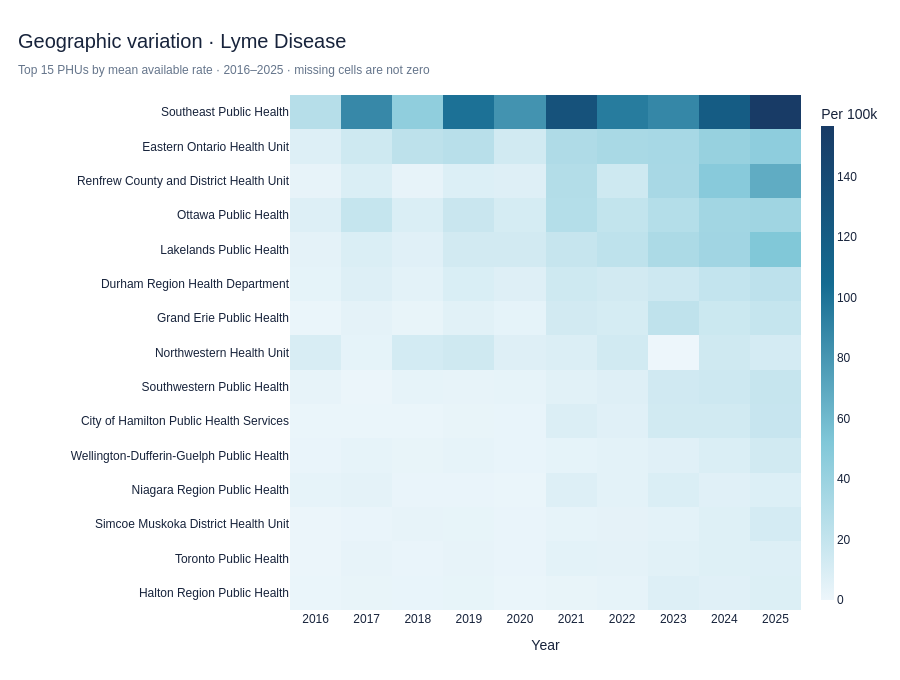

Write notebook code for a chart like this one.
### Markdown cell above
### 06 | Geographic Variation: PHU × Year Rate Heatmap

**Question:** Where and when have high reported rates occurred for one selected disease?  
**Metric:** PHO's **reported rate per 100,000** for the same disease at the local PHU level. `Ontario` and `Canada` summary rows are intentionally excluded.  
**Display:** Up to 15 PHUs ordered by their average **available** rate; this is a focused comparison, **not** a map or an all-PHU ranking. Missing rates remain blank (not zero).

### Code cell
# ============================================================
# 06 | Chart 3 — PHU-Year Rate Heatmap
# ============================================================
if GEO_DISEASE not in phu["Disease"].values:
    raise ValueError(f"Unknown GEO_DISEASE: {GEO_DISEASE}")

g = phu.loc[phu["Disease"].eq(GEO_DISEASE),
            ["Public health unit", "Year", "Rate per 100,000"]].copy()
g["Rate per 100,000"] = pd.to_numeric(g["Rate per 100,000"], errors="coerce")
phu_order = (g.groupby("Public health unit")["Rate per 100,000"]
             .mean().dropna().nlargest(MAX_PHUS_IN_HEATMAP).index.tolist())
heat = (g.loc[g["Public health unit"].isin(phu_order)]
        .pivot(index="Public health unit", columns="Year", values="Rate per 100,000")
        .reindex(index=phu_order, columns=years))
if heat.empty or heat.notna().sum().sum() == 0:
    raise ValueError("Selected disease has no comparable PHU rate observations.")

fig = px.imshow(
    heat, aspect="auto", color_continuous_scale=["#EDF6FB", "#80C7D8", "#146B91", "#183B66"],
    labels={"color": "Rate / 100k", "x": "Year", "y": "Public health unit"},
)
fig.update_traces(hovertemplate="<b>%{y}</b><br>Year: %{x}<br>Rate: %{z:.2f} per 100,000<extra></extra>")
fig.update_xaxes(title="Year", type="category")
fig.update_yaxes(title=None, showgrid=False, autorange="reversed")
fig = finish_chart(fig, f"Geographic variation · {GEO_DISEASE}",
                   f"Top {len(phu_order)} PHUs by mean available rate · 2016–2025 · missing cells are not zero",
                   height=680, left_margin=290)
fig.update_layout(coloraxis_colorbar={"title": "Per 100k", "thickness": 13})
show_chart(fig, "03_phu_rate_heatmap")

### Figure 1 — Plotly figure (JSON) as saved in the notebook; plotly's stock layout.template omitted (floating-point values rounded to 4 significant figures; data arrays with more than 128 entries replaced by an {"elided": "..."} marker saying what was removed)
{"data": [{"coloraxis": "coloraxis", "hovertemplate": "<b>%{y}</b><br>Year: %{x}<br>Rate: %{z:.2f} per 100,000<extra></extra>", "name": "0", "type": "heatmap", "x": [2016, 2017, 2018, 2019, 2020, 2021, 2022, 2023, 2024, 2025], "xaxis": "x", "y": ["Southeast Public Health", "Eastern Ontario Health Unit", "Renfrew County and District Health Unit", "Ottawa Public Health", "Lakelands Public Health", "Durham Region Health Department", "Grand Erie Public Health", "Northwestern Health Unit", "Southwestern Public Health", "City of Hamilton Public Health Services", "Wellington-Dufferin-Guelph Public Health", "Niagara Region Public Health", "Simcoe Muskoka District Health Unit", "Toronto Public Health", "Halton Region Public Health"], "yaxis": "y", "z": {"elided": "15x10 float values"}}], "layout": {"coloraxis": {"autocolorscale": false, "colorbar": {"thickness": 13, "title": {"text": "Per 100k"}}, "colorscale": [[0, "#EDF6FB"], [0.3333, "#80C7D8"], [0.6667, "#146B91"], [1, "#183B66"]]}, "font": {"color": "#17233B", "family": "Arial, sans-serif", "size": 12}, "height": 680, "hoverlabel": {"bgcolor": "#17233B", "font": {"color": "white", "size": 12}}, "legend": {"orientation": "h", "title": {"text": ""}, "x": 0, "y": -0.19}, "margin": {"b": 70, "l": 290, "r": 42, "t": 95}, "paper_bgcolor": "#FFFFFF", "plot_bgcolor": "#FFFFFF", "title": {"font": {"color": "#17233B", "size": 20}, "text": "Geographic variation · Lyme Disease<br><span style='font-size:12px;color:#65758B'>Top 15 PHUs by mean available rate · 2016–2025 · missing cells are not zero</span>", "x": 0.02, "xanchor": "left"}, "xaxis": {"anchor": "y", "domain": [0, 1], "showgrid": false, "showline": false, "ticks": "", "title": {"text": "Year"}, "type": "category", "zeroline": false}, "yaxis": {"anchor": "x", "autorange": "reversed", "domain": [0, 1], "gridcolor": "#E8EDF4", "showgrid": false, "showline": false, "ticks": "", "title": {}, "zeroline": false}}}
